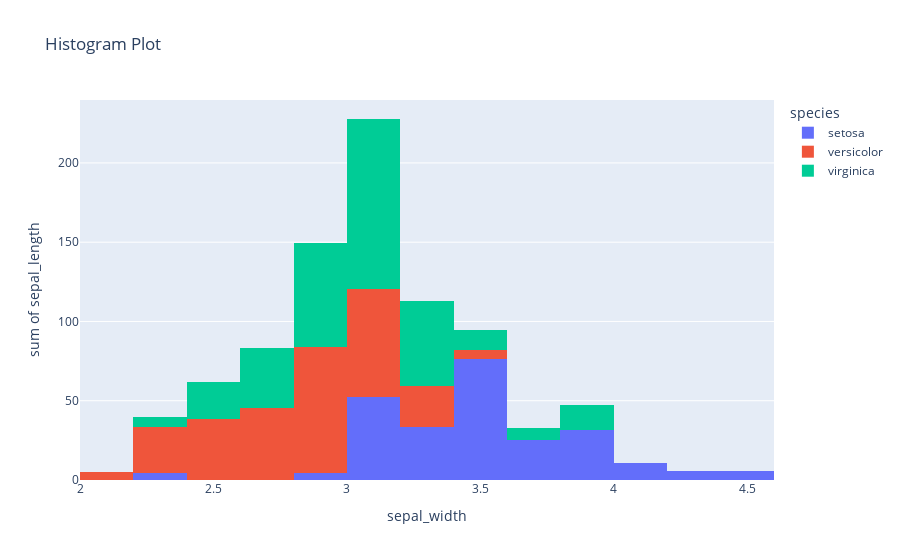

The code cell stored with this chart in its notebook:
### Code cell
import plotly.express as px 

df = px.data.iris() 

fig = px.histogram(df, x="sepal_width", y ='sepal_length',title="Histogram Plot", color='species') 
fig.show()

### Figure 1 — Plotly figure (JSON) as saved in the notebook; plotly's stock layout.template omitted (floating-point values rounded to 4 significant figures)
{"data": [{"alignmentgroup": "True", "bingroup": "x", "histfunc": "sum", "hovertemplate": "species=setosa<br>sepal_width=%{x}<br>sum of sepal_length=%{y}<extra></extra>", "legendgroup": "setosa", "marker": {"color": "#636efa", "pattern": {"shape": ""}}, "name": "setosa", "offsetgroup": "setosa", "orientation": "v", "showlegend": true, "type": "histogram", "x": [3.5, 3, 3.2, 3.1, 3.6, 3.9, 3.4, 3.4, 2.9, 3.1, 3.7, 3.4, 3, 3, 4, 4.4, 3.9, 3.5, 3.8, 3.8, 3.4, 3.7, 3.6, 3.3, 3.4, 3, 3.4, 3.5, 3.4, 3.2, 3.1, 3.4, 4.1, 4.2, 3.1, 3.2, 3.5, 3.1, 3, 3.4, 3.5, 2.3, 3.2, 3.5, 3.8, 3, 3.8, 3.2, 3.7, 3.3], "xaxis": "x", "y": [5.1, 4.9, 4.7, 4.6, 5, 5.4, 4.6, 5, 4.4, 4.9, 5.4, 4.8, 4.8, 4.3, 5.8, 5.7, 5.4, 5.1, 5.7, 5.1, 5.4, 5.1, 4.6, 5.1, 4.8, 5, 5, 5.2, 5.2, 4.7, 4.8, 5.4, 5.2, 5.5, 4.9, 5, 5.5, 4.9, 4.4, 5.1, 5, 4.5, 4.4, 5, 5.1, 4.8, 5.1, 4.6, 5.3, 5], "yaxis": "y"}, {"alignmentgroup": "True", "bingroup": "x", "histfunc": "sum", "hovertemplate": "species=versicolor<br>sepal_width=%{x}<br>sum of sepal_length=%{y}<extra></extra>", "legendgroup": "versicolor", "marker": {"color": "#EF553B", "pattern": {"shape": ""}}, "name": "versicolor", "offsetgroup": "versicolor", "orientation": "v", "showlegend": true, "type": "histogram", "x": [3.2, 3.2, 3.1, 2.3, 2.8, 2.8, 3.3, 2.4, 2.9, 2.7, 2, 3, 2.2, 2.9, 2.9, 3.1, 3, 2.7, 2.2, 2.5, 3.2, 2.8, 2.5, 2.8, 2.9, 3, 2.8, 3, 2.9, 2.6, 2.4, 2.4, 2.7, 2.7, 3, 3.4, 3.1, 2.3, 3, 2.5, 2.6, 3, 2.6, 2.3, 2.7, 3, 2.9, 2.9, 2.5, 2.8], "xaxis": "x", "y": [7, 6.4, 6.9, 5.5, 6.5, 5.7, 6.3, 4.9, 6.6, 5.2, 5, 5.9, 6, 6.1, 5.6, 6.7, 5.6, 5.8, 6.2, 5.6, 5.9, 6.1, 6.3, 6.1, 6.4, 6.6, 6.8, 6.7, 6, 5.7, 5.5, 5.5, 5.8, 6, 5.4, 6, 6.7, 6.3, 5.6, 5.5, 5.5, 6.1, 5.8, 5, 5.6, 5.7, 5.7, 6.2, 5.1, 5.7], "yaxis": "y"}, {"alignmentgroup": "True", "bingroup": "x", "histfunc": "sum", "hovertemplate": "species=virginica<br>sepal_width=%{x}<br>sum of sepal_length=%{y}<extra></extra>", "legendgroup": "virginica", "marker": {"color": "#00cc96", "pattern": {"shape": ""}}, "name": "virginica", "offsetgroup": "virginica", "orientation": "v", "showlegend": true, "type": "histogram", "x": [3.3, 2.7, 3, 2.9, 3, 3, 2.5, 2.9, 2.5, 3.6, 3.2, 2.7, 3, 2.5, 2.8, 3.2, 3, 3.8, 2.6, 2.2, 3.2, 2.8, 2.8, 2.7, 3.3, 3.2, 2.8, 3, 2.8, 3, 2.8, 3.8, 2.8, 2.8, 2.6, 3, 3.4, 3.1, 3, 3.1, 3.1, 3.1, 2.7, 3.2, 3.3, 3, 2.5, 3, 3.4, 3], "xaxis": "x", "y": [6.3, 5.8, 7.1, 6.3, 6.5, 7.6, 4.9, 7.3, 6.7, 7.2, 6.5, 6.4, 6.8, 5.7, 5.8, 6.4, 6.5, 7.7, 7.7, 6, 6.9, 5.6, 7.7, 6.3, 6.7, 7.2, 6.2, 6.1, 6.4, 7.2, 7.4, 7.9, 6.4, 6.3, 6.1, 7.7, 6.3, 6.4, 6, 6.9, 6.7, 6.9, 5.8, 6.8, 6.7, 6.7, 6.3, 6.5, 6.2, 5.9], "yaxis": "y"}], "layout": {"autosize": true, "barmode": "relative", "legend": {"title": {"text": "species"}, "tracegroupgap": 0}, "title": {"text": "Histogram Plot"}, "xaxis": {"anchor": "y", "autorange": true, "domain": [0, 1], "range": [2.0, 4.6], "title": {"text": "sepal_width"}, "type": "linear"}, "yaxis": {"anchor": "x", "autorange": true, "domain": [0, 1], "range": [0, 239.7], "title": {"text": "sum of sepal_length"}, "type": "linear"}}}
